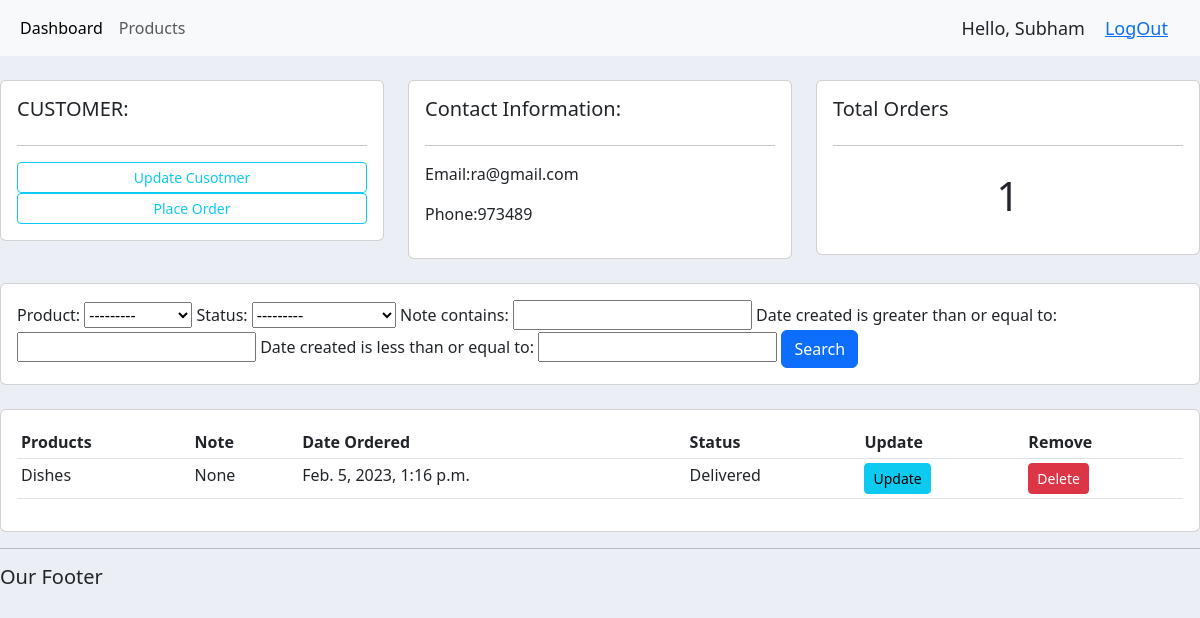
The page /customer/2/ (signed in) on the database its author committed.
### accounts/models.py (models this page shows, shortened)
class Customer(models.Model):
	name=models.CharField(max_length=200,null=True)
	phone=models.CharField(max_length=200,null=True)
	email=models.CharField(max_length=200,null=True)
	date_created=models.DateTimeField(auto_now_add=True,null=True)

class Order(models.Model):
	STATUS=(
			('Pending','Pending'),
			('Out For Delivery','Out For Delivery'),
			('Delivered','Delivered'),
		)
	customer=models.ForeignKey(Customer,null=True,on_delete=models.SET_NULL)
	product=models.ForeignKey(Product,null=True,on_delete=models.SET_NULL)
	date_created=models.DateTimeField(auto_now_add=True,null=True)
	status=models.CharField(max_length=200,null=True,choices=STATUS)
	note=models.CharField(max_length=1000,null=True)

class Product(models.Model):
	CATEGORY=(
			('Indoor','Indoor'),
			('Out Door','Out Door'),
		)
	name=models.CharField(max_length=200,null=True)
	price=models.FloatField(null=True)
	category=models.CharField(max_length=200,null=True,choices=CATEGORY)
	description=models.CharField(max_length=200,blank=True)
	date_created=models.DateTimeField(auto_now_add=True,null=True)
	tag=models.ManyToManyField(Tag)
	def __str__(self):
		return self.name

### accounts/decorators.py (the view)
		def wrapper_func(request, *args,**kwargs):
			group=None
			if request.user.groups.exists():
				group=request.user.groups.all()[0].name
			if group in allowed_roles:
				return view_func(request, *args,**kwargs)
			else:
				return HttpResponse("You are not authorized to visit this page")

### accounts/views.py (called while the page is built)
@login_required(login_url='login')
@allowed_users(allowed_roles=['admin'])
def customer(request, pk_test):
    customer=Customer.objects.get(id=pk_test)
    orders=customer.order_set.all()
    total_orders=orders.count()
    myfilter=OrderFilter(request.GET,queryset=orders)
    orders=myfilter.qs
    context={'customer':customer,'orders':orders,'total_orders':total_orders,'myfilter':myfilter}
    return render(request,'accounts/customer.html',context)

### accounts/templates/accounts/customer.html
{%extends 'accounts/main.html'%}
{%block content%}
<br>
<div class="row">
	<div class="col-md">
		<div class="card card-body">
			<h5>CUSTOMER:</h5>
			<hr>
			<a  class="btn btn-outline-info btn-sm btn-block" href="">Update Cusotmer</a>
			<a  class="btn btn-outline-info btn-sm btn-block" href="{% url 'order_form' customer.id %}">Place Order</a>
		</div>
	</div>
	<div class="col-md">
		<div class="card card-body">
			<h5>Contact Information:</h5>
			<hr>
			<p>Email:{{customer.email}}</p>
			<p>Phone:{{customer.phone }}</p>
		</div>
	</div>
	<div class="col-md">
		<div class="card card-body">
			<h5>Total Orders</h5>
			<hr>
			<h1 style="text-align: center;padding: 10px;">{{total_orders}}</h1>
		</div>
	</div>
</div>
<br>
<div class="row">
	<div class="col">
		<div class="card card-body">
			<form method="get">
				{{myfilter.form}}
				<button class="btn btn-primary" type="submit">Search</button>
			</form>
		</div>
	</div>
</div>
<br>
<div class="row">
	<div class="col-md">
		<div class="card card-body">
			<table class="table table-sm">
				<tr>
					<th>Products</th>
					<th>Note</th>
					<th>Date Ordered</th>
					<th>Status</th>
					<th>Update</th>
					<th>Remove</th>
				</tr>
				{% for i in orders%}
				<tr>
					<td>{{i.product}}</td>
					<td>{{i.note}}</td>
					<td>{{i.date_created}}</td>
					<td>{{i.status}}</td>
					<td><a class="btn btn-sm btn-info " href="{% url 'update_order' i.id %}">Update</td>
					<td><a class="btn btn-sm btn-danger " href="{% url 'delete_order' i.id%}">Delete</td>
				</tr>
				{% endfor %}
			</table>
  		</div>
	</div>
</div>
{%endblock%}

### accounts/templates/accounts/navbar.html (shortened to what this page needs)
{% load static%}
<nav class="navbar navbar-expand-lg bg-body-tertiary">
  <div class="container-fluid">
    <div class="collapse navbar-collapse" id="navbarNav">
      <ul class="navbar-nav">
        <li class="nav-item">
          <a class="nav-link active" aria-current="page" href="{% url 'home' %}">Dashboard</a>
        </li>
        <li class="nav-item">
          <a class="nav-link" href="{% url 'product' %}">Products</a>
        </li>
      </ul>
    </div>
    <span class="hello-msg" >Hello, {{request.user}}</span>
    <span class="hello-msg" ><a href="{% url 'logout' %}">LogOut</a></span>
  </div>
</nav>

### static/css/main.css (style rules this page uses)
body { background-color:#ebeff5; }

### accounts/templates/accounts/navbar.html (style rules this page uses)
.hello-msg { font-size: 18px; margin-right: 20px; }

### rows shown on the page
Customer: email "ra@gmail.com", phone "973489"
Order: product "Dishes", note "None", date_created "Feb. 5, 2023, 1:16 p.m.", status "Delivered"

### other values the page prints
{{ request.user }} "Subham"
{{ total_orders }} "1"
